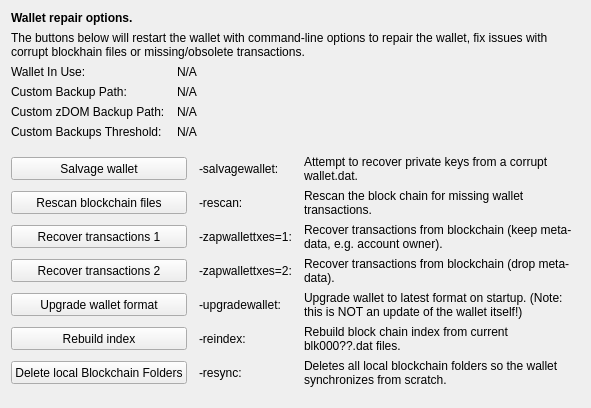
     <widget class="QWidget" name="tab_repair">
      <attribute name="title">
       <string>&amp;Wallet Repair</string>
      </attribute>
      <layout class="QGridLayout" name="gridLayout_4" columnstretch="0,0,0,0">
       <property name="horizontalSpacing">
        <number>12</number>
       </property>
       <item row="0" column="0" colspan="4">
        <widget class="QLabel" name="label_repair_header">
         <property name="font">
          <font>
           <weight>75</weight>
           <bold>true</bold>
          </font>
         </property>
         <property name="text">
          <string>Wallet repair options.</string>
         </property>
        </widget>
       </item>
       <item row="1" column="0" colspan="4">
        <widget class="QLabel" name="label_repair_helptext">
         <property name="font">
          <font>
           <weight>50</weight>
           <bold>false</bold>
          </font>
         </property>
         <property name="text">
          <string>The buttons below will restart the wallet with command-line options to repair the wallet, fix issues with corrupt blockhain files or missing/obsolete transactions.</string>
         </property>
         <property name="wordWrap">
          <bool>true</bool>
         </property>
        </widget>
       </item>
       <item row="2" column="0">
        <widget class="QLabel" name="wallet_path_label">
         <property name="text">
          <string>Wallet In Use:</string>
         </property>
        </widget>
       </item>
       <item row="2" column="1" colspan="3">
        <widget class="QLabel" name="wallet_path">
         <property name="cursor">
          <cursorShape>IBeamCursor</cursorShape>
         </property>
         <property name="text">
          <string>N/A</string>
         </property>
         <property name="textFormat">
          <enum>Qt::PlainText</enum>
         </property>
         <property name="textInteractionFlags">
          <set>Qt::LinksAccessibleByMouse|Qt::TextSelectableByKeyboard|Qt::TextSelectableByMouse</set>
         </property>
        </widget>
       </item>
       <item row="3" column="0">
        <widget class="QLabel" name="wallet_custombackuppath_label">
         <property name="visible">
          <bool>false</bool>
         </property>
         <property name="text">
          <string>Custom Backup Path:</string>
         </property>
        </widget>
       </item>
       <item row="3" column="1" colspan="3">
        <widget class="QLabel" name="wallet_custombackuppath">
         <property name="cursor">
          <cursorShape>IBeamCursor</cursorShape>
         </property>
         <property name="visible">
          <bool>false</bool>
         </property>
         <property name="text">
          <string>N/A</string>
         </property>
         <property name="textFormat">
          <enum>Qt::PlainText</enum>
         </property>
         <property name="textInteractionFlags">
          <set>Qt::LinksAccessibleByMouse|Qt::TextSelectableByKeyboard|Qt::TextSelectableByMouse</set>
         </property>
        </widget>
       </item>
       <item row="4" column="0">
        <widget class="QLabel" name="wallet_customzdombackuppath_label">
         <property name="visible">
          <bool>false</bool>
         </property>
         <property name="text">
          <string>Custom zDOM Backup Path:</string>
         </property>
        </widget>
       </item>
       <item row="4" column="1" colspan="3">
        <widget class="QLabel" name="wallet_customzdombackuppath">
         <property name="cursor">
          <cursorShape>IBeamCursor</cursorShape>
         </property>
         <property name="visible">
          <bool>false</bool>
         </property>
         <property name="text">
          <string>N/A</string>
         </property>
         <property name="textFormat">
          <enum>Qt::PlainText</enum>
         </property>
         <property name="textInteractionFlags">
          <set>Qt::LinksAccessibleByMouse|Qt::TextSelectableByKeyboard|Qt::TextSelectableByMouse</set>
         </property>
        </widget>
       </item>
       <item row="5" column="0">
        <widget class="QLabel" name="wallet_custombackupthreshold_label">
         <property name="visible">
          <bool>false</bool>
         </property>
         <property name="text">
          <string>Custom Backups Threshold:</string>
         </property>
        </widget>
       </item>
       <item row="5" column="1" colspan="3">
        <widget class="QLabel" name="wallet_custombackupthreshold">
         <property name="cursor">
          <cursorShape>IBeamCursor</cursorShape>
         </property>
         <property name="visible">
          <bool>false</bool>
         </property>
         <property name="text">
          <string>N/A</string>
         </property>
         <property name="textFormat">
          <enum>Qt::PlainText</enum>
         </property>
         <property name="textInteractionFlags">
          <set>Qt::LinksAccessibleByMouse|Qt::TextSelectableByKeyboard|Qt::TextSelectableByMouse</set>
         </property>
        </widget>
       </item>
       <item row="6" column="0">
        <spacer name="verticalSpacer_repair1">
         <property name="orientation">
          <enum>Qt::Vertical</enum>
         </property>
         <property name="sizeHint" stdset="0">
          <size>
           <width>10</width>
           <height>10</height>
          </size>
         </property>
        </spacer>
       </item>
       <item row="7" column="0" colspan="2">
        <widget class="QPushButton" name="btn_salvagewallet">
         <property name="minimumSize">
          <size>
           <width>100</width>
           <height>23</height>
          </size>
         </property>
         <property name="text">
          <string>Salvage wallet</string>
         </property>
        </widget>
       </item>
       <item row="7" column="2">
        <widget class="QLabel" name="label_repair_salvage_command">
         <property name="text">
          <string notr="true">-salvagewallet:</string>
         </property>
        </widget>
       </item>
       <item row="7" column="3">
        <widget class="QLabel" name="label_repair_salvage">
         <property name="text">
          <string>Attempt to recover private keys from a corrupt wallet.dat.</string>
         </property>
         <property name="wordWrap">
          <bool>true</bool>
         </property>
        </widget>
       </item>
       <item row="8" column="0" colspan="2">
        <widget class="QPushButton" name="btn_rescan">
         <property name="minimumSize">
          <size>
           <width>100</width>
           <height>23</height>
          </size>
         </property>
         <property name="text">
          <string>Rescan blockchain files</string>
         </property>
        </widget>
       </item>
       <item row="8" column="2">
        <widget class="QLabel" name="label_repair_rescan_command">
         <property name="text">
          <string notr="true">-rescan:</string>
         </property>
        </widget>
       </item>
       <item row="8" column="3">
        <widget class="QLabel" name="label_repair_rescan">
         <property name="text">
          <string>Rescan the block chain for missing wallet transactions.</string>
         </property>
         <property name="wordWrap">
          <bool>true</bool>
         </property>
        </widget>
       </item>
       <item row="9" column="0" colspan="2">
        <widget class="QPushButton" name="btn_zapwallettxes1">
         <property name="minimumSize">
          <size>
           <width>100</width>
           <height>23</height>
          </size>
         </property>
         <property name="text">
          <string>Recover transactions 1</string>
         </property>
        </widget>
       </item>
       <item row="9" column="2">
        <widget class="QLabel" name="label_repair_zap1_command">
         <property name="text">
          <string notr="true">-zapwallettxes=1:</string>
         </property>
        </widget>
       </item>
       <item row="9" column="3">
        <widget class="QLabel" name="label_repair_zap1">
         <property name="text">
          <string>Recover transactions from blockchain (keep meta-data, e.g. account owner).</string>
         </property>
         <property name="wordWrap">
          <bool>true</bool>
         </property>
        </widget>
       </item>
       <item row="10" column="0" colspan="2">
        <widget class="QPushButton" name="btn_zapwallettxes2">
         <property name="minimumSize">
          <size>
           <width>100</width>
           <height>23</height>
          </size>
         </property>
         <property name="text">
          <string>Recover transactions 2</string>
         </property>
        </widget>
       </item>
       <item row="10" column="2">
        <widget class="QLabel" name="label_repair_zap2_command">
         <property name="text">
          <string notr="true">-zapwallettxes=2:</string>
         </property>
        </widget>
       </item>
       <item row="10" column="3">
        <widget class="QLabel" name="label_repair_zap2">
         <property name="text">
          <string>Recover transactions from blockchain (drop meta-data).</string>
         </property>
         <property name="wordWrap">
          <bool>true</bool>
         </property>
        </widget>
       </item>
       <item row="11" column="0" colspan="2">
        <widget class="QPushButton" name="btn_upgradewallet">
         <property name="minimumSize">
          <size>
           <width>100</width>
           <height>23</height>
          </size>
         </property>
         <property name="text">
          <string>Upgrade wallet format</string>
         </property>
        </widget>
       </item>
       <item row="11" column="2">
        <widget class="QLabel" name="label_repair_upgrade_command">
         <property name="text">
          <string notr="true">-upgradewallet:</string>
         </property>
        </widget>
       </item>
       <item row="11" column="3">
        <widget class="QLabel" name="label_repair_upgrade">
         <property name="text">
          <string>Upgrade wallet to latest format on startup. (Note: this is NOT an update of the wallet itself!)</string>
         </property>
         <property name="wordWrap">
          <bool>true</bool>
         </property>
        </widget>
       </item>
       <item row="12" column="0" colspan="2">
        <widget class="QPushButton" name="btn_reindex">
         <property name="minimumSize">
          <size>
           <width>100</width>
           <height>23</height>
          </size>
         </property>
         <property name="text">
          <string>Rebuild index</string>
         </property>
        </widget>
       </item>
       <item row="12" column="2">
        <widget class="QLabel" name="label_repair_reindex_command">
         <property name="text">
          <string notr="true">-reindex:</string>
         </property>
        </widget>
       </item>
       <item row="12" column="3">
        <widget class="QLabel" name="label_repair_reindex">
         <property name="text">
          <string>Rebuild block chain index from current blk000??.dat files.</string>
         </property>
         <property name="wordWrap">
          <bool>true</bool>
         </property>
        </widget>
       </item>
       <item row="13" column="0" colspan="2">
        <widget class="QPushButton" name="btn_resync">
         <property name="minimumSize">
          <size>
           <width>100</width>
           <height>23</height>
          </size>
         </property>
         <property name="text">
          <string>Delete local Blockchain Folders</string>
         </property>
        </widget>
       </item>
       <item row="13" column="2">
        <widget class="QLabel" name="label_repair_resync_command">
         <property name="text">
          <string>-resync:</string>
         </property>
        </widget>
       </item>
       <item row="13" column="3">
        <widget class="QLabel" name="label_repair_resync">
         <property name="text">
          <string>Deletes all local blockchain folders so the wallet synchronizes from scratch.</string>
         </property>
         <property name="wordWrap">
          <bool>true</bool>
         </property>
        </widget>
       </item>
       <item row="14" column="0">
        <spacer name="verticalSpacer_repair2">
         <property name="orientation">
          <enum>Qt::Vertical</enum>
         </property>
         <property name="sizeHint" stdset="0">
          <size>
           <width>20</width>
           <height>10</height>
          </size>
         </property>
        </spacer>
       </item>
      </layout>
     </widget>
